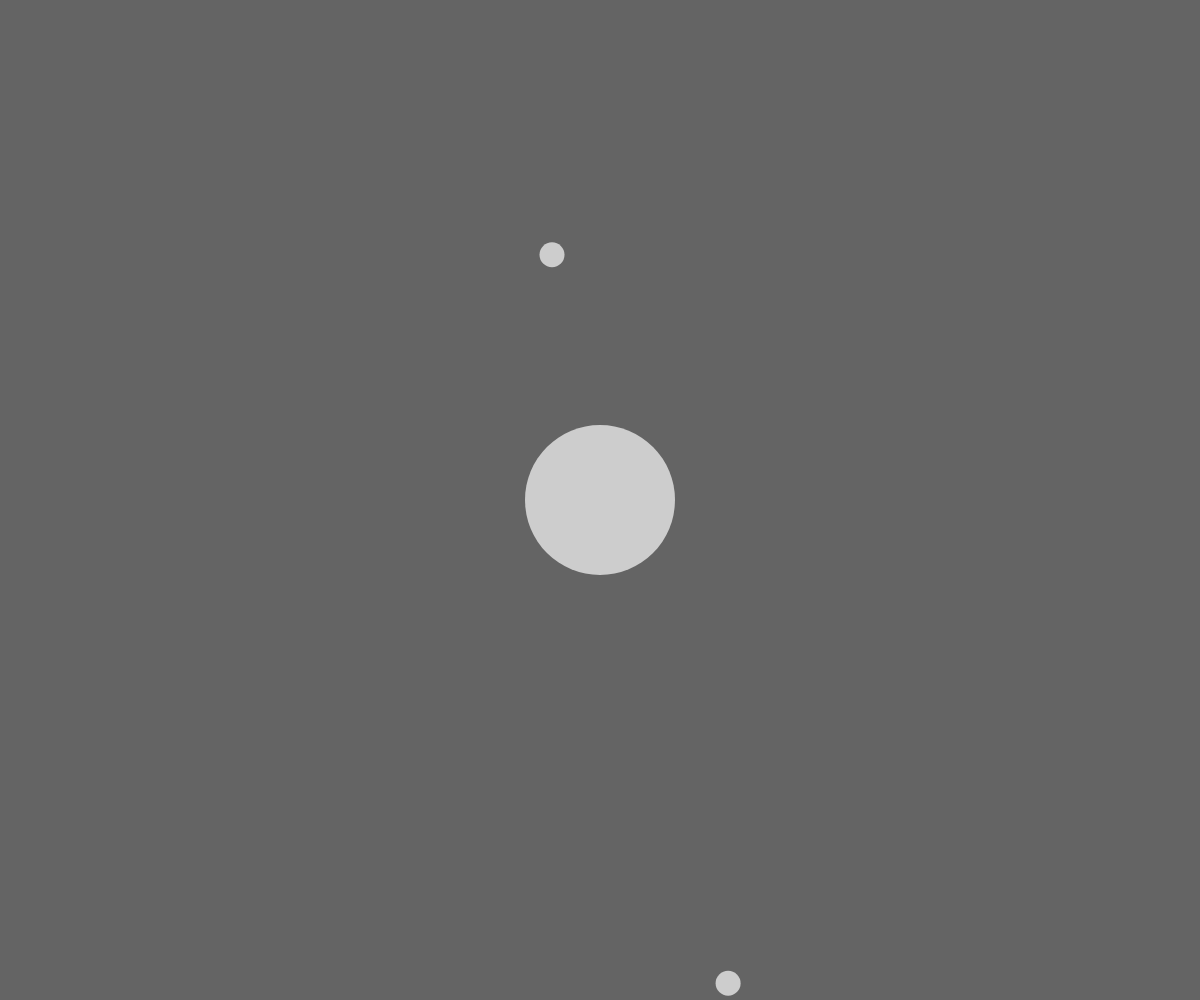
Frame 1 (no input)
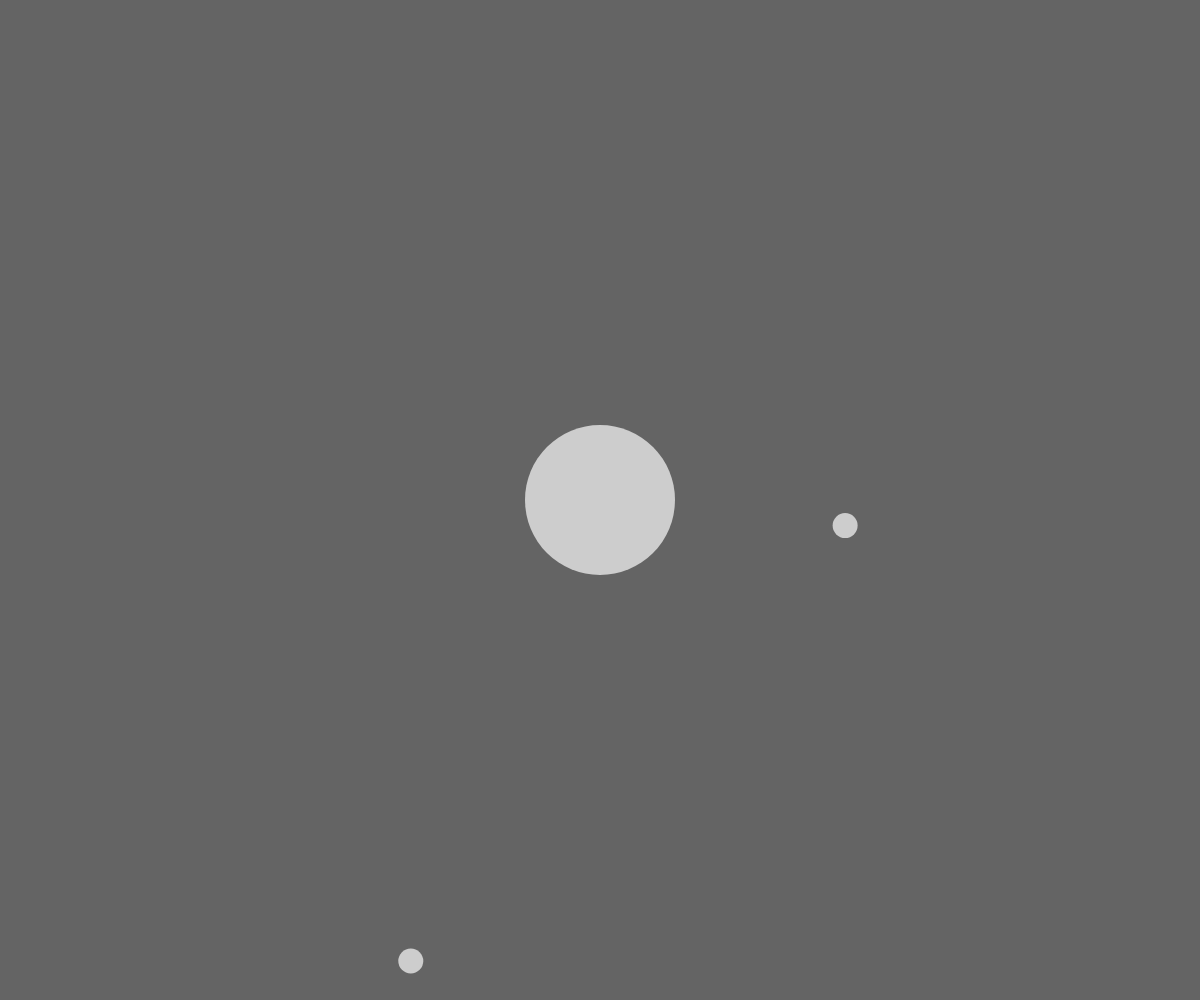
Frame 60 (no input)
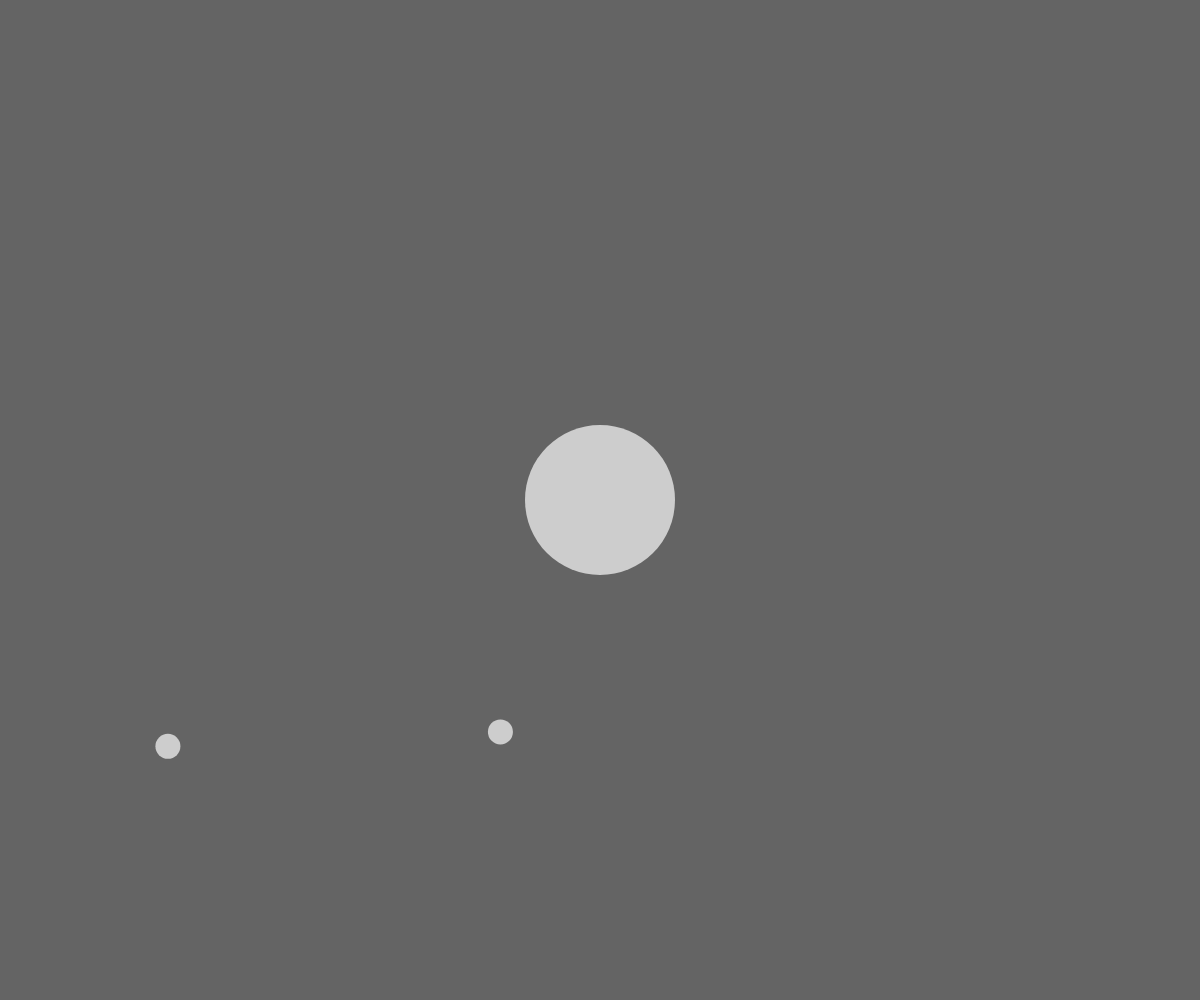
Frame 120 (the mouse pressed at the canvas centre since frame 60)

The p5.js sketch that drew these frames (run headless with seeded random() and noise() and a simulated clock; from frame 60 on, the mouse is pressed at the canvas centre):

// p5.js sketch
// ── sketch.js
let Planet_pusat 
let satelit1
let satelit2
let G = 100
function setup() {
  createCanvas(windowWidth,windowHeight);
  Planet_pusat = new Body(150,createVector(0,0),createVector(0,0))
  
  //satelit1  posisi
  let r1 = (Planet_pusat.r,min(windowWidth/4, windowHeight/4))
  let theta1 = random(TWO_PI)
  let planetPos1 = createVector(r1*cos(theta1), r1*sin(theta1))
  
  //satelit2  posisi
  let r2 = (Planet_pusat.r,min(windowWidth/2, windowHeight/2))
  let theta2 = random(TWO_PI)
  let planetPos2 = createVector(r2*cos(theta2), r2*sin(theta2))
  
  
  //satelit1 velocity
  let planetVel1 = planetPos1.copy()
  planetVel1.rotate(HALF_PI)
  planetVel1.setMag( sqrt(G*Planet_pusat.mass/planetPos1.mag()))
  satelit1 = new Body(25, planetPos1, planetVel1)
  
  //satelit2 velocity
  let planetVel2 = planetPos2.copy()
  planetVel2.rotate(HALF_PI)
  planetVel2.setMag( sqrt(G*Planet_pusat.mass/planetPos2.mag()))
  satelit2 = new Body(25, planetPos2, planetVel2)
  
}

function draw() {
  translate(width/2, height/2)
  background(100);
  Planet_pusat.attract(satelit1)
  Planet_pusat.attract(satelit2)
  Planet_pusat.show()
  satelit1.update()
  satelit2.update()
  satelit1.show()
  satelit2.show()
}

function Body(_mass, _pos, _vel){
  this.mass = _mass
  this.pos = _pos
  this.vel = _vel
  this.r = this.mass
  
  this.show = function() {
    fill(205); noStroke();
    ellipse(this.pos.x, this.pos.y, this.r, this.r)
  }
  
  this.update = function(){
    // update posisi
    this.pos.x += this.vel.x
    this.pos.y += this.vel.y
  }
  this.applyForce = function(f) {
    this.vel.x += f.x / this.mass
    this.vel.y += f.y / this.mass
  }
  
  this.attract = function(child) {
    let r = dist(this.pos.x, this.pos.y, child.pos.x, child.pos.y)
    let f = this.pos.copy().sub(child.pos)
    f.setMag( (G * this.mass * child.mass)/(r * r) )
    child.applyForce(f)
  }
}
